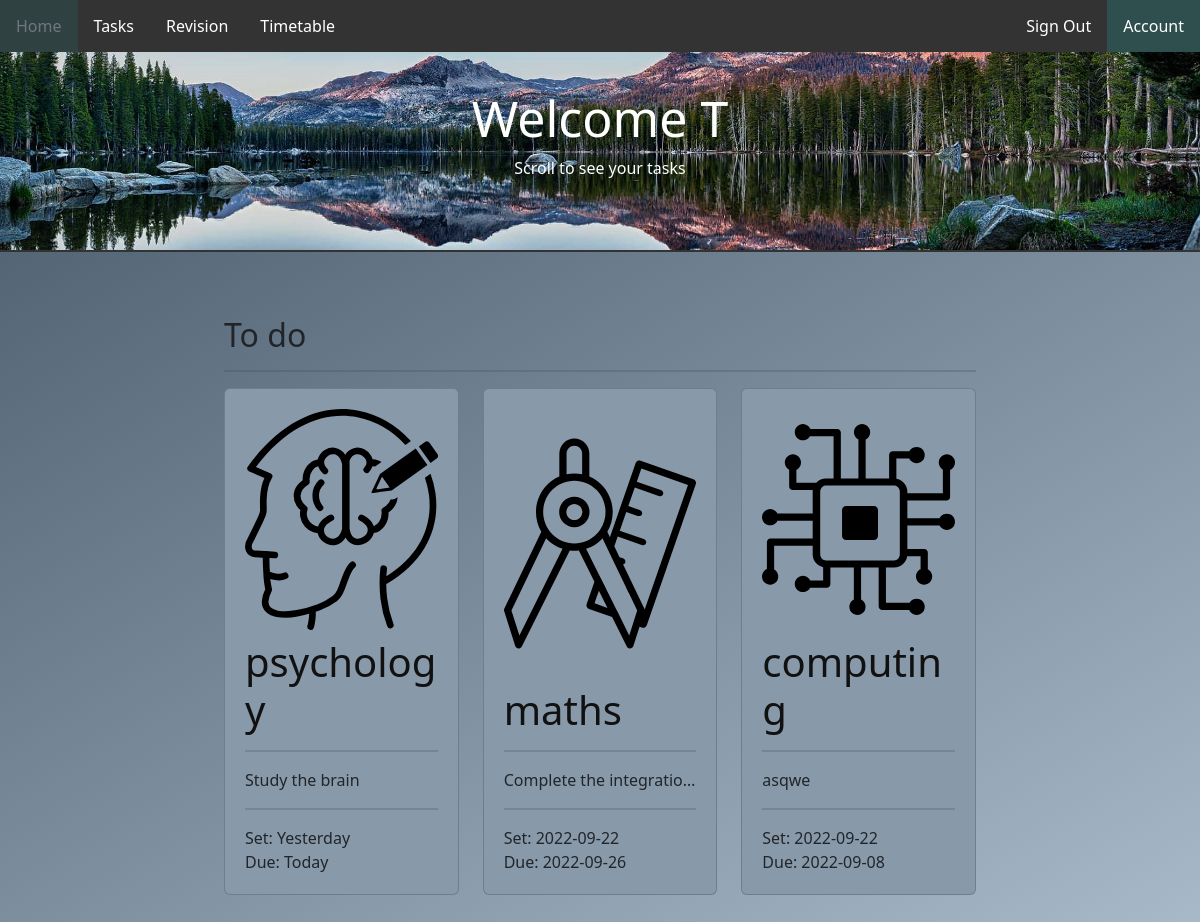
Screenshot of / (signed in) with the database file from the repository.
### tables this page shows
CREATE TABLE tasks (task_id INTEGER PRIMARY KEY AUTOINCREMENT NOT NULL UNIQUE, description STRING, completed BOOLEAN (1) NOT NULL, category VARCHAR NOT NULL REFERENCES subjects (subject), due_date DATE, set_date DATE, username VARCHAR REFERENCES user_info (username) NOT NULL);

CREATE TABLE subjects (subject VARCHAR PRIMARY KEY, image_address VARCHAR);

### app.py (the view)
@app.route("/")
def index():
    if not session.get("name"):
        return redirect("/sign_in")
    name = session.get("name")
    session["tasks"] = database.get_tasks_by_username(session["username"])
    return render_template("home.html", user=name, tasks = session["tasks"])

### database.py (called while the page is built)
def execute_and_return(query: str, arguments: tuple) -> list:
    details = []
    connection = sqlite3.connect("./nea_database.db")
    cursor = connection.execute(query, arguments).fetchall()
    for x in cursor:
        details.append(x)
    connection.commit()
    connection.close()
    return details

def get_tasks_by_username(username):
    value = execute_and_return("SELECT * FROM tasks JOIN subjects ON tasks.category = subjects.subject WHERE tasks.username = ?", (username, ))
    details = []
    for x in value:
        details.append(x)
    return details

### templates/home.html (shortened to what this page needs)
{% extends "home_layout.html" %}
{% block body %}
    <div class="banner">
        <h1> Welcome {{user}} </h1>
        <p> Scroll to see your tasks </p>
    </div>
    <div class="page-body">
        <div class="container">
            <h2>To do</h2>
            <hr>
            <div class="row">
                {% for task in tasks %}
                    {% if not task[2] %}
                        <div class="col-6 col-lg-6 col-xl-4 mb-4 foo">
                            <div class="card">
                                <img class="card-top" src="{{task[8]}}" alt="{{subject}}">
                                <div>
                                    <h1><a href="/tasks/{{task[0]}}">{{task[3]}}</a></h1>
                                    <hr>
                                    <p>{{task[1]}}</p>
                                    <hr>
                                    <p>Set: {{task[5]}}</p>
                                    <p>Due: {{task[4]}}</p>
                                </div>
                            </div>
                        </div>
                    {% endif %}
                {% endfor %}
            </div>
        </div>
    </div>
{% endblock %}

### templates/home_layout.html (shortened to what this page needs)
<!DOCTYPE html>
<html lang="en">
    <head>
        <link rel="stylesheet" href="https://cdn.jsdelivr.net/npm/bootstrap@5.2.0/dist/css/bootstrap.min.css">
        <link rel="stylesheet" href="/static/style.css" >
    </head>
    <body>
        <nav>
            <ul>
                <li><a class="active" href="/">Home</a></li>
                <li><a href="/tasks">Tasks</a></li>
                <li><a href="/revision">Revision</a></li>
                <li><a href="/timetable">Timetable</a></li>
                <li class="right"><a class="active" href="/account">Account</a></li>
                <li class="right"><a href="/logout">Sign Out</a></li>
            </ul>
        </nav>
        <main>
            {% block body %}{% endblock %}
        </main>
    </body>
</html>

### static/style.css (style rules this page uses)
html { min-height:100%; }
body { background:linear-gradient(150deg, #445566, #AABBCC); background-repeat: no-repeat; background-position:bottom; background-size: cover; background-attachment: fixed; font-family: system-ui, -apple-system, BlinkMacSystemFont, 'Segoe UI', Roboto, Oxygen, Ubuntu, Cantarell, 'Open Sans', 'Helvetica Neue', sans-serif; }
a:not(nav ul li a) { color: white; }
.banner { background-image: url(/static/images/background.jpg); background-repeat: no-repeat; background-position: center top; background-size: cover; border-bottom: 2px solid #333; text-align: center; height: 200px; padding: 3%; color: white; }
.banner h1 { font-size:50px; text-align: center; }
nav { background-color: black; }
nav ul { list-style-type: none; margin: 0; padding: 0; overflow: hidden; background-color: #333; }
nav ul li { float: left; }
nav ul li a { display: block; color: white; text-align: center; padding: 14px 16px; text-decoration: none; }
nav ul li a.active { background-color: #2F4F4F; }
nav ul li.right { float:right; }
.page-body { margin-right: auto; margin-left: auto; margin-top: 20px; max-width: 70%; padding: 20px; }
.page-body hr { background-color: #2F4F4F; height: 2px; border: 0px; }
.page-body a { color: #111; text-decoration: none; }
.card { background-color: #8899AA; height: 100%; padding: 20px; }
.card h1 { margin-top: 8px; margin-bottom: 8px; }
.card p { margin: 0px; }
.card-top { height: 70%; }
.card p { text-align: left; white-space: nowrap; width: 100%; overflow: hidden; text-overflow: ellipsis; }
.container { padding: 24px; }
h1, h2, h3, h4, h5 { text-align: left; }

### rows the page displays
tasks: image_address (picture), category "psychology", description "Study the brain", set_date "Yesterday", due_date "Today"
tasks: image_address (picture), category "maths", description "Complete the integratio…", set_date "2022-09-22", due_date "2022-09-26"
tasks: image_address (picture), category "computing", description "asqwe", set_date "2022-09-22", due_date "2022-09-08"

### other values shown
{{ user }} "T"
